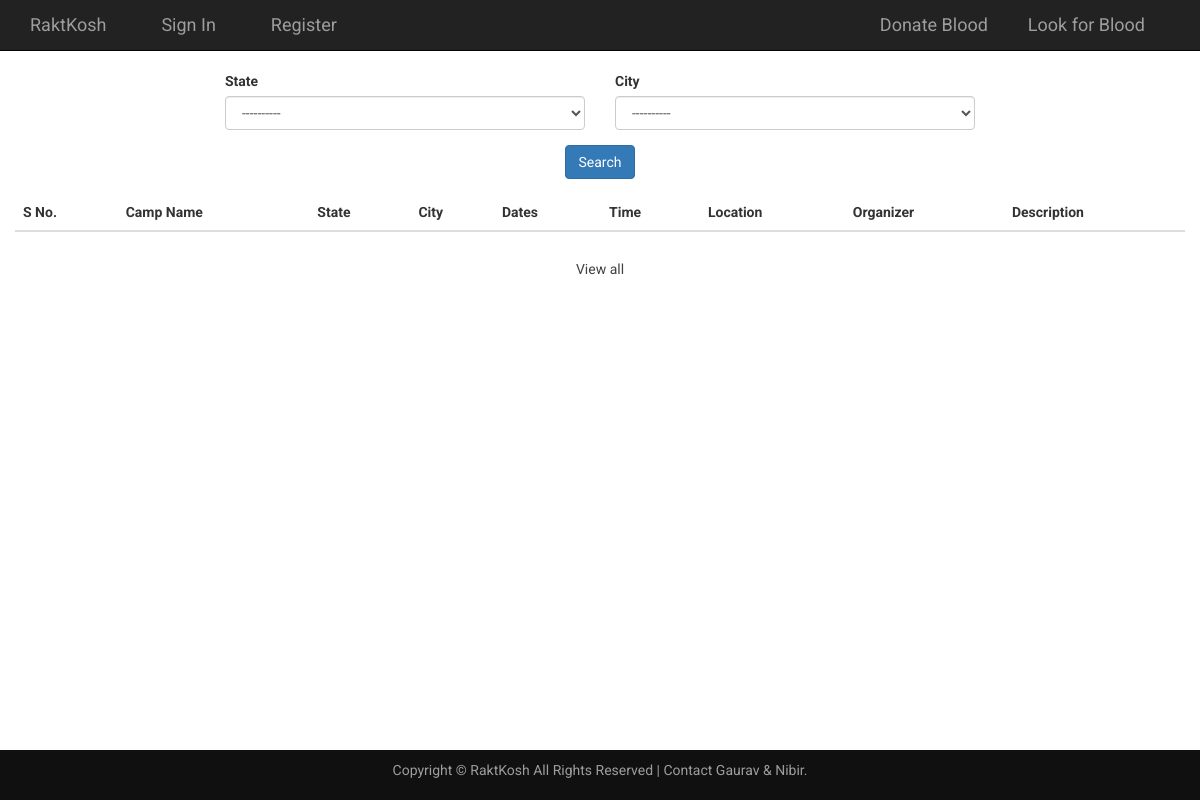
The app's page /user/donateBlood, older data.
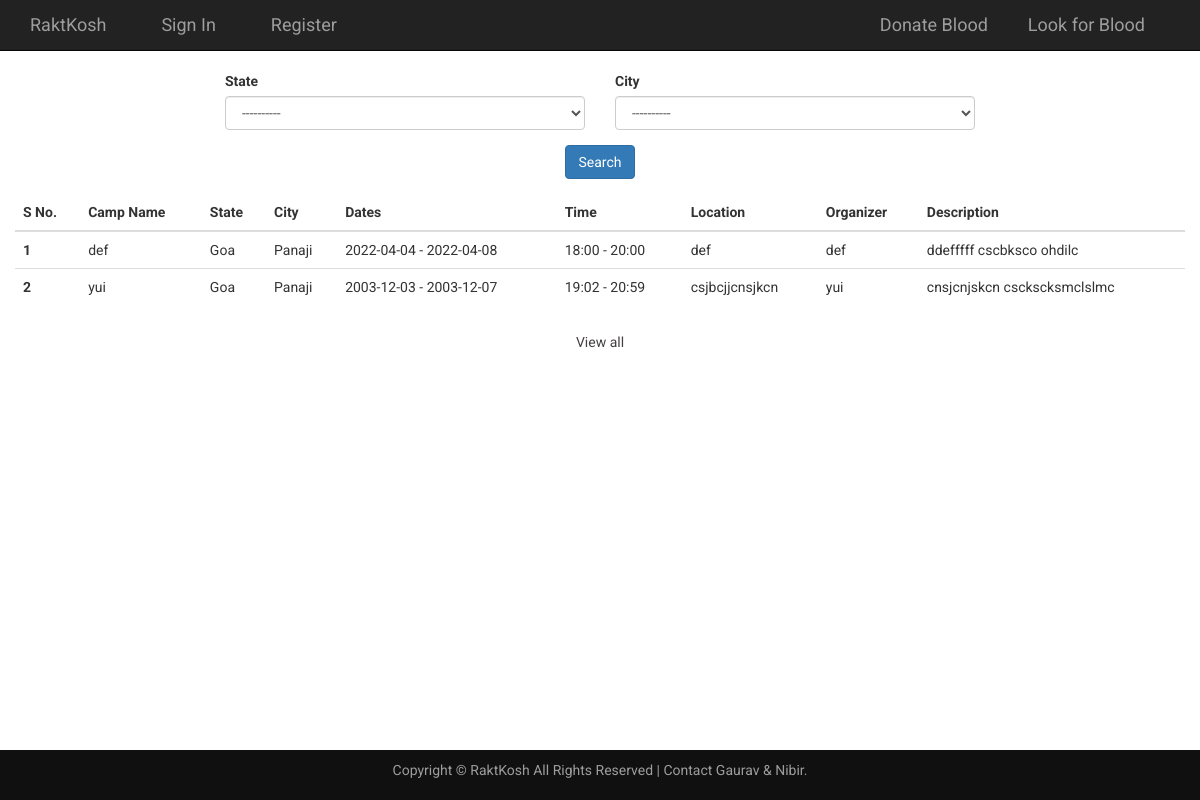
The same page, newer data.
### user/models.py (models this page shows, shortened)
class BloodCamp(models.Model):
    camp_id = models.AutoField(primary_key=True)
    user = models.ForeignKey(User, null=True, on_delete=models.CASCADE)
    name = models.CharField(max_length=100, default="N/A", null=True, blank=False)
    organizer = models.CharField(max_length=100, default="N/A", null=True, blank=False)
    start_date = models.CharField(max_length=30, default="N/A", null=True, blank=False)
    end_date = models.CharField(max_length=30, default="N/A", null=True, blank=False)
    start_time = models.CharField(max_length=30, default="N/A", null=True, blank=False)
    end_time = models.CharField(max_length=30, default="N/A", null=True, blank=False)
    location = models.CharField(max_length=100, default="N/A", null=True, blank=False)
    description = models.CharField(max_length=400, default="N/A", null=True, blank=False)

class State(models.Model):
    state_id = models.AutoField(primary_key=True)
    name = models.CharField(max_length=30, blank=False)

class City(models.Model):
    city_id = models.AutoField(primary_key=True)
    name = models.CharField(max_length=30, blank=False)
    state = models.ForeignKey(State, null=True,on_delete=models.CASCADE)

### user/views.py (the view)
# urls.py: path("donateBlood",views.donateBlood, name="donateBlood"),
def donateBlood(request):
    data = {"items": [],
            "states": State.objects.all()}
    count = 1
    for camp in BloodCamp.objects.all():
        data["items"].append({
            's_no': count,
            'camp_name': camp.name,
            'start_date': camp.start_date,
            'end_date': camp.end_date,
            'start_time': camp.start_time,
            'end_time': camp.end_time,
            'location': camp.location,
            'description': camp.description,
            'organizer': camp.organizer,
            'state': camp.user.state.name,
            'city': camp.user.city.name,
        })
        count += 1
    return render(request, "donateBlood.html",data)

### user/templates/donateBlood.html (shortened to what this page needs)
<!DOCTYPE html>
<html>
    <head>
		{% load static %}
		<link href="{% static 'css/bootstrap.min.css' %}" rel="stylesheet">
		<link href="{% static 'css/index.css' %}" rel="stylesheet">
	</head>
	<body>
        <div class="navbar navbar-inverse navbar-fixed-top">
            <div class="container">
                <div class="navbar-header">
                    <a class="navbar-brand" href="/user/">RaktKosh</a>
                    <a class="navbar-brand" href="/user/loginpage" style="margin-left: 25px;">Sign In</a>
                    <a class="navbar-brand" href="/user/signup" style="margin-left: 25px;">Register</a>
                </div>
                <div class="collapse navbar-collapse" id="myNavbar">
                    <ul class="nav navbar-nav navbar-right">
                        <a class="navbar-brand" href="/user/donateBlood" style="margin-right: 25px;">Donate Blood</a>
                        <a class="navbar-brand" href="/user/searchBlood" style="margin-right: 25px;">Look for Blood</a>
                    </ul>
                </div>
            </div>
        </div>
       <div class="container container-fluid">
            <div class="row">
                <form method="get" action="searchBlood">
                    <div class="form-row">
                        <div class="form-group col-md-offset-2 col-md-4">
                            <label for="state">State</label>
                            <select id="select_state" class="form-control" name="state">
                                <option value=''>----------</option>
                            </select>
                        </div>
                        <div class="form-group col-md-4">
                            <label for="city">City</label>
                            <select name ="city" id="select_city" class="form-control">
                                <option value=''>----------</option>
                            </select>
                        </div>
                        <div class="col-md-offset-4 col-md-4 form-group" align="center">
                            <button type="submit" class="btn btn-primary">Search</button>
                        </div>
                    </div>
                </form>
            </div>
                    <div class="row">
                        <div class="col-12 col-xl-8 mb-4 mb-lg-0">
                            <div class="card">
                                <div class="card-body">
                                    <div class="table-responsive">
                                        <table class="table">
                                            <thead>
                                                <tr>
                                                    <th scope="col">S No.</th>
                                                    <th scope="col">Camp Name</th>
                                                    <th scope="col">State</th>
                                                    <th scope="col">City</th>
                                                    <th scope="col">Dates</th>
                                                    <th scope="col">Time</th>
                                                    <th scope="col">Location</th>
                                                    <th scope="col">Organizer</th>
                                                    <th scope="col">Description</th>
                                                </tr>
                                            </thead>
                                            <tbody>
                                                {% for item in items %}
                                                <tr>
                                                    <th>{{ item.s_no }}</th>
                                                    <td>{{ item.camp_name }}</td>
                                                    <td>{{ item.state }}</td>
                                                    <td>{{ item.city }}</td>
                                                    <td>{{ item.start_date }} - {{ item.end_date }}</td>
                                                    <td>{{ item.start_time }} - {{ item.end_time }}</td>
                                                    <td>{{ item.location }}</td>
                                                    <td>{{ item.organizer }}</td>
                                                    <td>{{ item.description }}</td>
                                                </tr>
                                                {% endfor %}
                                            </tbody>
                                        </table>
                                    </div>
                                <a href="#" class="btn btn-block btn-light">View all</a>
                            </div>
                        </div>
                    </div>
            <div class="push"></div>
        </div>
		<footer class = "navbar-fixed-bottom">
            <div class="container">
                <center>
                    <p>
                        Copyright &copy; RaktKosh All Rights Reserved | Contact Gaurav & Nibir.
                    </p>
                </center>
            </div>
        </footer>
	</body>
</html>

### user/static/css/index.css (style rules this page uses)
html, body { width: 100%; height: 100%; margin: 0; font-family: 'Roboto', sans-serif; }
a { text-decoration: none; background-color: transparent; color: #444040; }
footer { background-color: #101010; color: #9d9d9d; padding: 10px 0; height: 50px; width: 100%; }
footer, .push { height: 50px; }

### user/templates/donateBlood.html (style rules this page uses)
.navbar { box-shadow: inset 0 -1px 0 rgba(0, 0, 0, .1); }
@media (min-width: 767.98px) { .navbar { top: 0; position: sticky; z-index: 999; } }

Row changes from the older to the newer data that the page shows:
added BloodCamp: camp_name "def", start_date "2022-04-04", end_date "2022-04-08", start_time "18:00", end_time "20:00", location "def", organizer "def", description "ddefffff cscbksco ohdilc"
now on this page (row edited): State: state "Goa" "Goa"
now on this page (row edited): City: city "Panaji" "Panaji"
added BloodCamp: camp_name "yui", start_date "2003-12-03", end_date "2003-12-07", start_time "19:02", end_time "20:59", location "csjbcjjcnsjkcn", organizer "yui", description "cnsjcnjskcn csckscksmclslmc"
Text that changed along with them:
new list line: "1 - -"
new list line: "2 - -"
